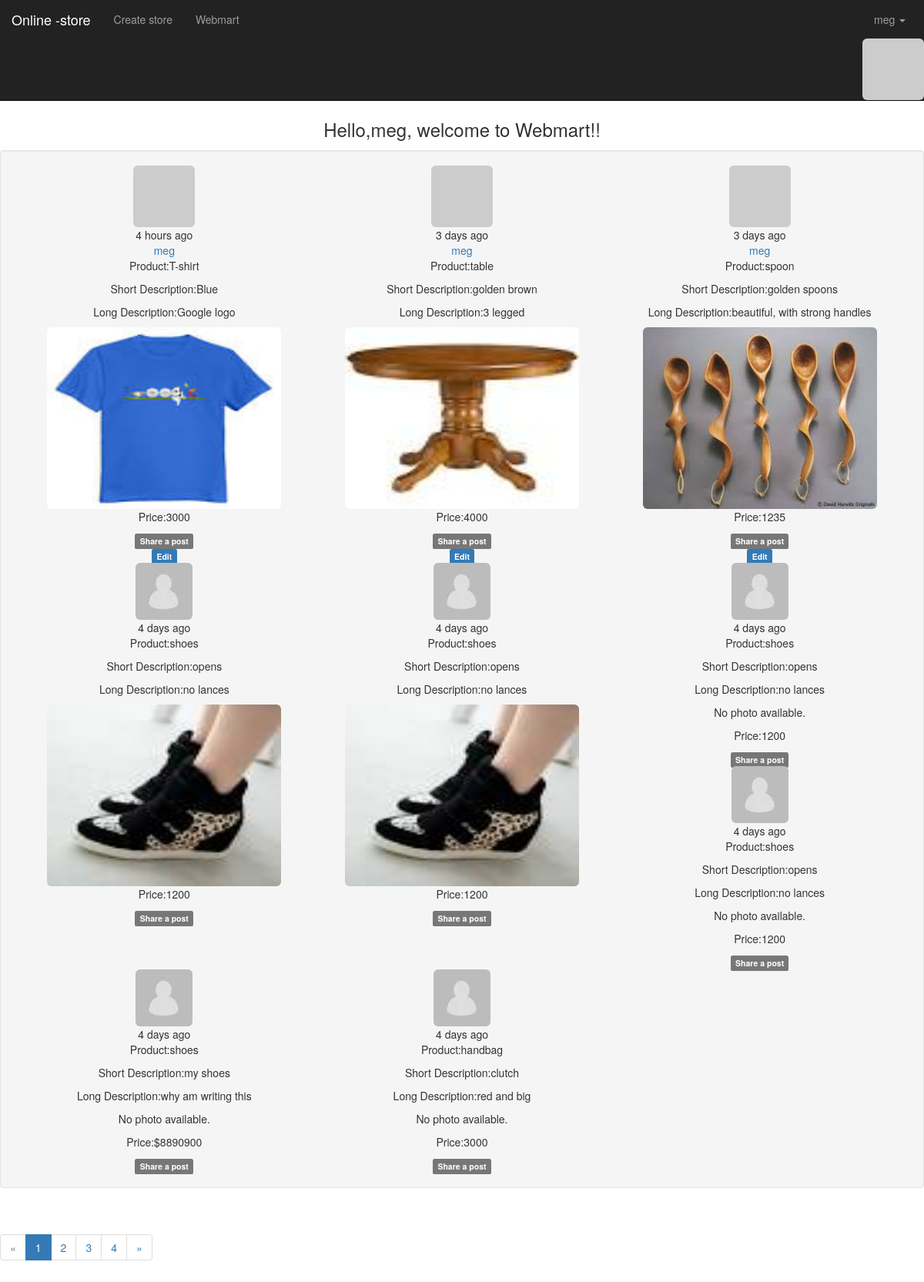
Screenshot of / (signed in) with the database file from the repository.
### app/model.py (models this page shows, shortened)
class User(UserMixin, db.Model):
    __tablename__='users'
    id = db.Column(db.Integer, primary_key=True)
    name = db.Column(db.String(128), nullable=False)
    email = db.Column(db.String(128), nullable=False)
    password = db.Column(db.String(192), nullable=False)
    password_hash =db.Column(db.String(128))
    confirmed = db.Column(db.Boolean, default=False)
    avatar_hash = db.Column(db.String(32))
    member_since = db.Column(db.DateTime(), default=datetime.utcnow)
    last_seen = db.Column(db.DateTime(), default=datetime.now)
    role_id =db.Column(db.Integer, db.ForeignKey('roles.id'))
    posts = db.relationship('Post', backref='author', lazy='dynamic')
    comments = db.relationship('Comment', backref='author', lazy='dynamic')
    @property
    def password(self):
        raise AttributeError('password is are hidden attributes')
    @password.setter
    def password(self, password):
        self.password_hash = generate_password_hash(password)
    @login_manager.user_loader
    def load_user(user_id):
        return User.query.get(int(user_id))
    def ping(self):
        self.last_seen = datetime.utcnow()
        db.session.add(self)
    def gravatar(self, size=100, default='identicon', rating='g'):
        if request.is_secure:
            url = 'https://secure.gravatar.com/avatar'
        else:
            url = 'http://www.gravatar.com/avatar'
        hash = hashlib.md5(self.email.encode('utf-8')).hexdigest()
        return '{url}/{hash}?s={size}&d={default}&r={rating}'.format(
                                                                    url=url, hash=hash, size=size,
                                                                    default=default, rating=rating)

class Post(db.Model):
    __tablename__ = 'posts'# this is the product section
    id = db.Column(db.Integer, primary_key=True)
    product= db.Column(db.String, nullable=False)
    short_description = db.Column(db.String(64))
    Long_description = db.Column(db.String(225))
    uploadPhotoes = db.Column(db.String(255))
    price = db.Column(db.Integer, nullable=False)
    timestamp = db.Column(db.DateTime, index=True, default=datetime.utcnow)
    author_id = db.Column(db.Integer, db.ForeignKey('users.id'))
    comments = db.relationship('Comment', backref='post', lazy='dynamic')

### app/main/view.py (the view)
@main.route('/')
@login_required
def index():
    page = request.args.get('page', 1, type=int)
    pagination = Post.query.order_by(Post.timestamp.desc()).paginate(
    page, per_page=current_app.config['JOKENIA_POSTS_PER_PAGE'],
    error_out=False)
    posts = pagination.items
    return render_template('main/index.html', posts=posts,pagination=pagination )

### app/auth/view.py (called while the page is built)
@auth.before_app_request
def before_request():
    if current_user.is_authenticated:
        current_user.ping()
        if not current_user.confirmed \
                and request.endpoint[:5] != 'auth.':
            return redirect(url_for('auth.unconfirmed'))

### app/main/__init__.py (called while the page is built)
@main.app_context_processor
def inject_permissions():
    return dict(Permission=Permission)

### app/templates/main/index.html
{% extends "layout.html" %}
{% import "bootstrap/wtf.html" as wtf %}
{% import "main/macro.html" as macros %}
{% block content %}
{% if current_user.is_authenticated %}
<p style="text-align:center; font-size:24px;"> Hello,{{ current_user.name }}, welcome to Webmart!!</p>
{% endif %}
    <div class="well">
        {% include 'main/_post.html' %}
        <div class="clearfix"></div>
    </div>
    <div class="text-centre">
        <div class="pagination">
                {{ macros.pagination_widget(pagination, '.index') }}
        </div>
    </div>
{% endblock %}

### app/templates/layout.html (shortened to what this page needs)
{% extends "bootstrap/base.html" %}
{% import "bootstrap/wtf.html" as wtf %}
        {% block navbar %}
            <nav class="navbar navbar-inverse navbar-static-top">
                <div class="container-fluid">
                    <div class="navbar-header">
                        <a class="navbar-brand" href="#">Online -store</a>
                    </div>
                    <div class="navbar-collapse collapse">
                        <ul class="nav navbar-nav">
                            <li>
                             {% if current_user.is_authenticated %}
                                <a href="{{url_for('main.create_store') }}" class="brand-link">Create store</a>
                                <li>
                                 <a href="{{url_for('main.index') }}" class="brand-link">Webmart</a>
                                </li>
                                {% endif %}
                            </li>
                        </ul>
                            <ul class="nav navbar-nav navbar-right">
                            {% if current_user.is_authenticated %}
                                <li class="dropdown">
                                    <a href="#" class="dropdown-toggle" data-toggle="dropdown">
                                        {{ current_user.name }} <b class="caret"></b>
                                    </a>
                                        </li>
                                    </ul>
                            {% else %}
                                <li><a href="{{ url_for('auth.login') }}">Log In</a></li>
                            {% endif %}
                                <div class="profile-thumbnail">
                                            {% if current_user.is_authenticated %}
                                            <a href="{{ url_for('main.user', name=current_user.name) }}">
                                                <img class="img-rounded profile-thumbnail"
                                                src="{{ current_user.gravatar(size=30)  }}">
                                                {% else %}
                                                <img class="{{url_for('static', filename='images/uploads/default.jpg') }}"
                                                {% endif %}
                                            </a>
                                </div>
                    </div>
                </div>
            </nav>
    {% endblock %}

### app/templates/main/_post.html (shortened to what this page needs)
{% for post in posts %}
<div class="col-md-4 text-center">
    <div class="profile-thumbnail">
        <a href="{{ url_for('main.user', name=post.author.name) }}">
            <img class="img-rounded profile-thumbnail"
            src="{{ post.author.gravatar(size=20) if post.author else url_for('static', filename='images/uploads/default.jpg')}}">
        </a>
    </div>
    <div class="post-content">
        <div class="post-date">{{ moment(post.timestamp).fromNow() }}</div>
            <div class="post-author">
                <a href="{{ url_for('main.user', name=post.author.name) }}">
                {{ post.author.name }}
                </a>
            </div>
         <div class="post-body" required>
                <p>Product:{{ post.product }}</p>
                 </div>
        <div class="post-body" required>
                <p>Short Description:{{ post.short_description }}</p>
        </div>
        <div class="post-body">
                <p>Long Description:{{ post.Long_description }}</p>
        </div>
        <div class="post-body">
            {% if post.uploadPhotoes %}
                <img src="{{ url_for('static', filename='images/uploads/'+ post.uploadPhotoes) }}" class="img-rounded" alt="{{post.product}}" width="304" height="236">
            {% else %}
                <p>No photo available.</p>
            {% endif %}
            </div>
        <div class="post-body" required>
                <p>Price:{{ post.price }}</p>
        </div>
            <a href="{{ url_for('.post', id=post.id) }}">
                <span class="label label-default">Share a post </span>
            </a>
        <div class="post-footer">
            {% if current_user == post.author %}
            <a href="{{ url_for('.edit', id=post.id) }}">
            <span class="label label-primary">Edit</span>
            </a>
        {% endif %}
        </div>
    </div>
</div>
{% endfor %}

### rows the page displays
User: name "meg"
Post: timestamp "4 hours ago", author.name "meg", product "T-shirt", short_description "Blue", Long_description "Google logo", uploadPhotoes+product (picture), price "3000"
Post: timestamp "3 days ago", author.name "meg", product "table", short_description "golden brown", Long_description "3 legged", uploadPhotoes+product (picture), price "4000"
Post: timestamp "3 days ago", author.name "meg", product "spoon", short_description "golden spoons", Long_description "beautiful, with strong handles", uploadPhotoes+product (picture), price "1235"
Post: timestamp "4 days ago", product "shoes", short_description "opens", Long_description "no lances", uploadPhotoes (picture), price "1200"
Post: timestamp "4 days ago", product "shoes", short_description "opens", Long_description "no lances", uploadPhotoes (picture), price "1200"
Post: timestamp "4 days ago", product "shoes", short_description "opens", Long_description "no lances", shows "No photo available.", price "1200"
Post: timestamp "4 days ago", product "shoes", short_description "opens", Long_description "no lances", shows "No photo available.", price "1200"
Post: timestamp "4 days ago", product "shoes", short_description "my shoes", Long_description "why am writing this", shows "No photo available.", price "$8890900"
Post: timestamp "4 days ago", product "handbag", short_description "clutch", Long_description "red and big", shows "No photo available.", price "3000"

### other values shown
{{ p }} "1"
{{ p }} "2" "3" "4"
